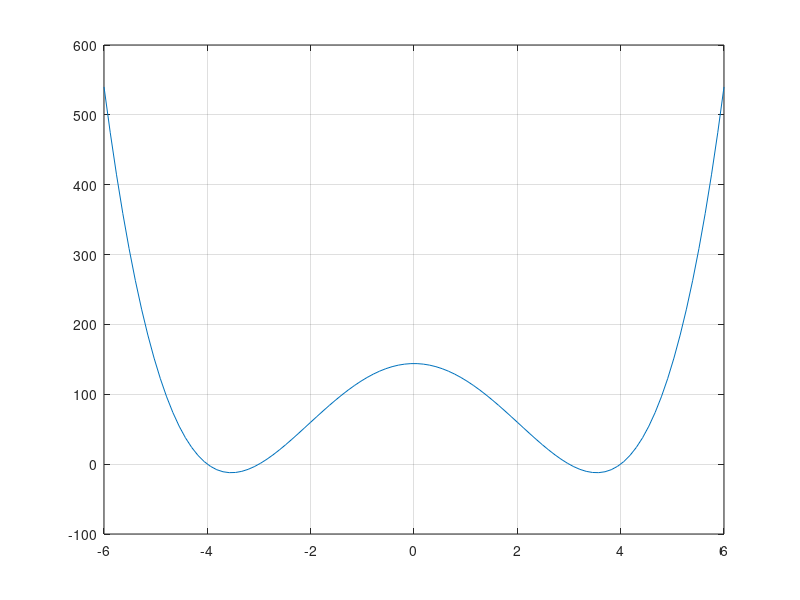

Write the MATLAB code that produced this figure.
clc;clear;close all

%Usaremos el comando fzero...
%Tenemos que A = ab = 12, donde a y b son los lados del cuadrado
%y por pitagoras a^2 + b^2 = 25
%luego lo que debemos resolver es b^4 - 25b^2 +12^2 = 0

%Graficamos para visualizar donde podrian estar las raices
f = @(x) x.^4 - 25*x.^2 + 12^2;
xx = linspace(-6,6);
plot(xx,f(xx));grid on ; hold on

%Buscamo cerca de la raiz positiva
b = fzero(f,2);

disp('b =')
disp(b)
a = 12/b;
disp('a =')
disp(a)



